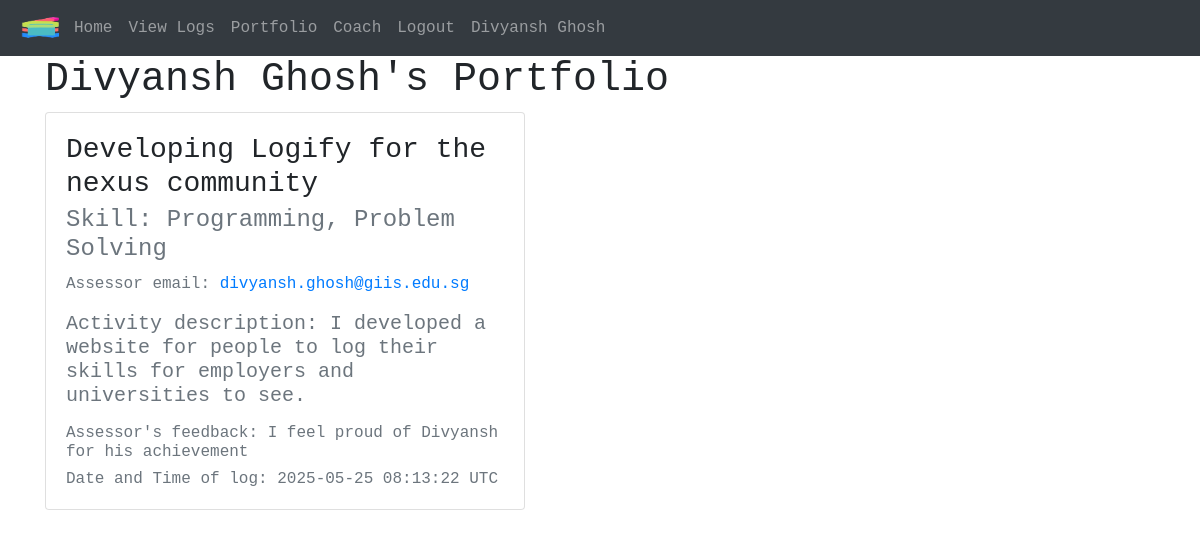
The page /portfolio/divyansh.ghosh.27@nexus.edu.sg (signed in) on the database its author committed.
### website/models.py (models this page shows)
class User(db.Model, UserMixin):
  id = db.Column(db.Integer, primary_key = True)
  name = db.Column(db.String, default = "Dummy User")
  email = db.Column(db.String, unique = True)
  password = db.Column(db.String,default = "",)
  data = db.relationship("Log")
  admin = db.Column(db.Boolean, default = False)
  teacher = db.Column(db.Boolean, default = False)
  teacher_id = db.Column(db.Integer,default=-1)
  verified = db.Column(db.Boolean,default = False)
  otp = db.Column(db.String,default="")
  notes = db.Column(db.String,default="")
  school = db.Column(db.String,default="")

class Log(db.Model):
  id = db.Column(db.Integer, primary_key = True)
  name = db.Column(db.String)
  user_id = db.Column(db.String, db.ForeignKey('user.id'))
  date = db.Column(db.DateTime(timezone=True),default=func.now())
  skill = db.Column(db.String)
  assesor_email = db.Column(db.String)
  valid = db.Column(db.Boolean,default = True)
  approved = db.Column(db.Boolean, default = False)
  feedback = db.Column(db.String(256))
  desc = db.Column(db.String(256))
  file = db.Column(db.Text)
  fileName = db.Column(db.String,default="")
  url = db.Column(db.String,unique = True)
  viewed = db.Column(db.Integer, default = 0)

### website/views.py (the view)
@views.route('/portfolio/<email>')
def portfolio(email):
  user = User.query.filter_by(email=email).first()
  if not user:
    return redirect(url_for("views.nopage"))
  if user.admin or user.teacher:
    return redirect(url_for("views.nopage"))
  logs = []
  for log in Log.query.filter_by(user_id=user.id).all():
    if log.approved:
      logs.append([log.name,log.skill,log.assesor_email,log.desc,log.feedback,log.file,log.fileName,log.date])
  return render_template("portfolio.html",user=current_user,logs=logs,name=user.name)

### website/__init__.py (called while the page is built)
def create_app():
    app = Flask(__name__)
    app.config['SECRET_KEY'] = 'hjshjhdjah kjshkjdhjs'
    app.config['SQLALCHEMY_DATABASE_URI'] = f'sqlite:///{DB_NAME}'
    app.config["SQLALCHEMY_TRACK_MODIFICATIONS"] = True
    db.init_app(app)
    create_database(app)
    @app.errorhandler(404)
    def page_not_found(error):
        return redirect(url_for("views.nopage"))
    from .views import views
    from .auth import auth
    from .models import User
    app.register_blueprint(views, url_prefix='/')
    app.register_blueprint(auth, url_prefix='/')
    login_manager = LoginManager()
    login_manager.login_view = 'auth.login'
    login_manager.init_app(app)
    @login_manager.user_loader
    def load_user(id):
        return User.query.get(int(id))
    return app

### website/templates/portfolio.html (shortened to what this page needs)
{%extends 'base.html'%}
{%block content%}
{%if logs !=[]%}
<h1>{{name}}'s Portfolio</h1>
{%for name,skill,email,desc,feedback,file,file_name,date in logs%}
<div class = "card" style = "width:30rem">
  <div class = "card-body" id = "{{date}}">
    <h3 class = "card-title">{{name}}</h3>
    <h4 class = "card-subtitle mb-2 text-muted">Skill: {{skill}}</h5>
    <p class = "card-text text-muted">Assessor email: <a href = "mailto:{{email}}">{{email}}</a></p>
    <h5 class = "card-text text-muted"> Activity description: {{desc}}</p>
      {%if feedback != ""%}
    <h6 class = "card-text text-muted">Assessor's feedback: {{feedback}}</h6>
      {%endif%}
       <h6 class = "card-text text-muted">Date and Time of log: {{date}} UTC</h6>
</div>
</div>
{%endfor%}
{%else%}
<h3>No activities to show here.</h3>
{%endif%}
{%endblock%}

### website/templates/base.html (shortened to what this page needs)
<!DOCTYPE html>
<html>
  <head>
      <link rel="stylesheet" href="https://cdn.jsdelivr.net/npm/bootstrap@4.6.2/dist/css/bootstrap.min.css">
    <link rel="stylesheet" href="https://stackpath.bootstrapcdn.com/bootstrap/4.4.1/css/bootstrap.min.css"crossorigin="anonymous"/>
<link rel="stylesheet" href="https://stackpath.bootstrapcdn.com/font-awesome/4.7.0/css/font-awesome.min.css"/>
  </head>
  <body style = "font-family: Monaco,monospace;">
    <nav class="navbar navbar-expand-lg navbar-dark bg-dark">
      <div class="collapse navbar-collapse" id="navbar">
        <div class="navbar-nav">
          <img id = "favicon" src = "/static/favicon.png" height = 40 width = 50>
          {% if user.is_authenticated %}
          <a class="nav-item nav-link" id="home" href="/">Home</a>
          {%if user.admin%}
          <a class = "nav-item nav-link" id = "add_user" href = "/add-users">Add Users Manually</a>
          <a class = "nav-item nav-link" id = "upload_users" href = "/upload-users">Upload Users</a>
          <a class = "nav-item nav-link" id = "view_users" href = "/view-users">View Users</a>
          {%elif not user.teacher%}
          <a class = "nav-item nav-link" id = "view_logs" href = "/view-logs">View Logs</a>
          <a class = "nav-item nav-link" id = 'portfolio' href = "/portfolio/{{user.email}}">Portfolio</a>
          <a class = "nav-item nav-link" id = 'suggest' href = "/ai-suggest">Coach</a>
          {%endif%}
          <a class="nav-item nav-link" id="logout" href="/logout">Logout</a>
          <a class = "nav-item nav-link" id = "name">{{user.name}}</a>
          {% else %}
          <a class="nav-item nav-link" id="login" href="/login">Login</a>
          <a class = "nav-item nav-link" id = "forgot" href = "/forgot">Forgot Password</a>
          <a class = "nav-item nav-link" id = "confirm" href = "/confirm">Verify Account</a>
          {% endif %}
        </div>
      </div>
    </nav>
    <div class="container" id = "content" style = "display:block">{% block content %}{% endblock %}</div>
  </body>
</html>

### rows shown on the page
User: name "Divyansh Ghosh"
Log: name "Developing Logify for the nexus community", skill "Programming, Problem Solving", assesor_email "divyansh.ghosh@giis.edu.sg", desc "I developed a website for people to log their skills for employers and universities to see.", feedback "I feel proud of Divyansh for his achievement", date "2025-05-25 08:13:22"
